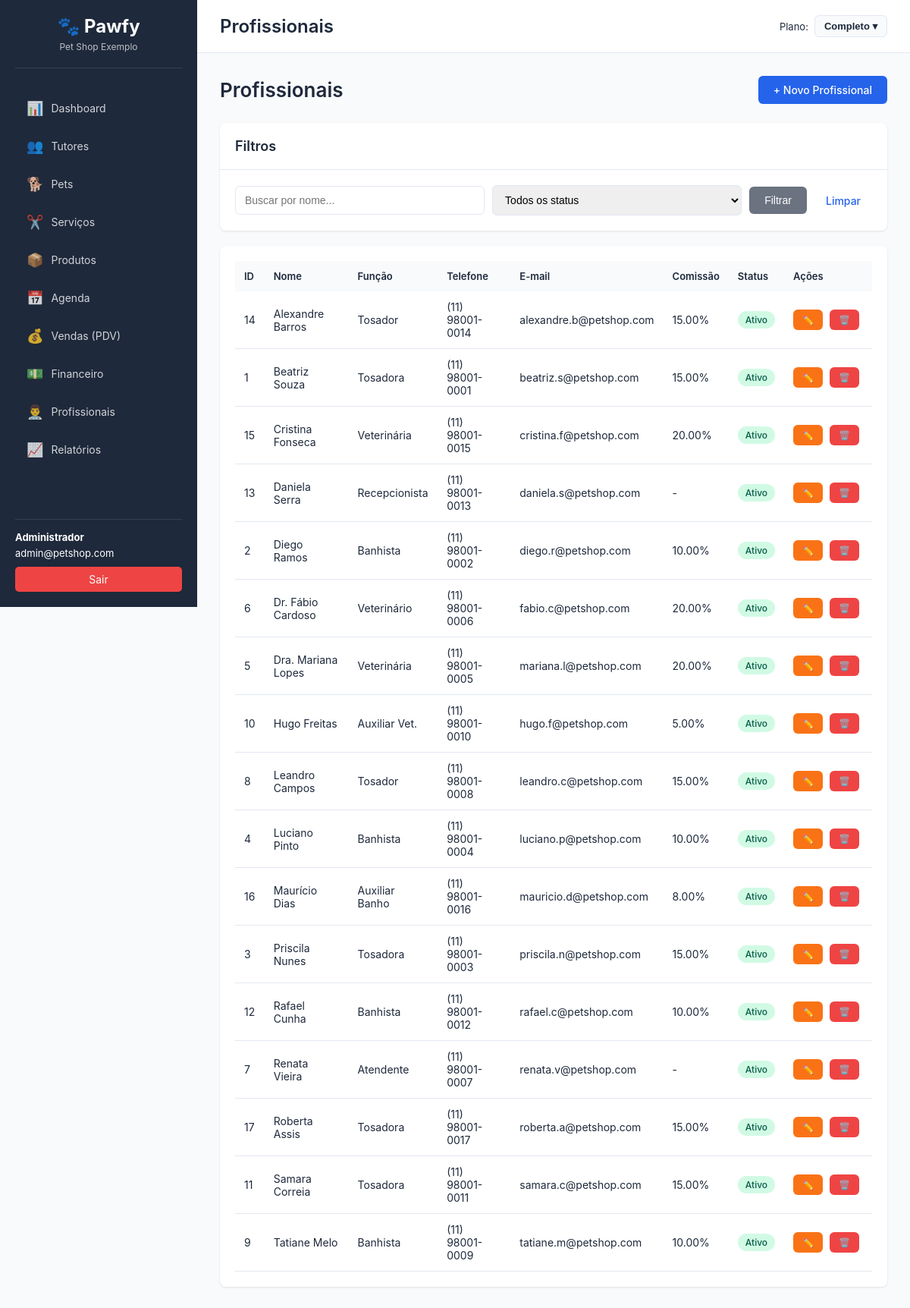
Screenshot of /?page=profissionais (signed in) with the database file from the repository.
### tables this page shows
CREATE TABLE IF NOT EXISTS profissionais (
    id INT AUTO_INCREMENT PRIMARY KEY,
    company_id INT NOT NULL,
    nome VARCHAR(255) NOT NULL,
    funcao VARCHAR(100),
    telefone VARCHAR(20),
    email VARCHAR(255),
    comissao DECIMAL(5,2) DEFAULT 0 COMMENT 'Percentual de comissão',
    tipo_comissao ENUM('percentual', 'valor_fixo') DEFAULT 'percentual',
    status ENUM('ativo', 'inativo') DEFAULT 'ativo',
    data_criacao TIMESTAMP DEFAULT CURRENT_TIMESTAMP,
    data_atualizacao TIMESTAMP DEFAULT CURRENT_TIMESTAMP ON UPDATE CURRENT_TIMESTAMP,
    FOREIGN KEY (company_id) REFERENCES companies(id) ON DELETE CASCADE,
    INDEX idx_company (company_id),
    INDEX idx_nome (nome)
);

### database/connection.php (called while the page is built, shortened)
<?php
require_once __DIR__ . '/../config/config.php';
class Database {
    private static $instance = null;
    private $connection;
    private function __construct() {
        try {
            $dsn = "mysql:host=" . DB_HOST . ";dbname=" . DB_NAME . ";charset=" . DB_CHARSET;
            $options = [
                PDO::ATTR_ERRMODE => PDO::ERRMODE_EXCEPTION,
                PDO::ATTR_DEFAULT_FETCH_MODE => PDO::FETCH_ASSOC,
                PDO::ATTR_EMULATE_PREPARES => false,
                PDO::MYSQL_ATTR_INIT_COMMAND => "SET NAMES " . DB_CHARSET
            ];
            $this->connection = new PDO($dsn, DB_USER, DB_PASS, $options);
        } catch (PDOException $e) {
            die("Erro na conexão com o banco de dados: " . $e->getMessage());
        }
    }
    public static function getInstance() {
        if (self::$instance === null) {
            self::$instance = new self();
        }
        return self::$instance;
    }
    public function query($sql, $params = []) {
        try {
            $stmt = $this->connection->prepare($sql);
            $stmt->execute($params);
            return $stmt->fetchAll();
        } catch (PDOException $e) {
            error_log("Erro na query: " . $e->getMessage());
            return false;
        }
    }
}

### config/config.php (called while the page is built, shortened)
<?php
function getCompanyId() {
    return $_SESSION['company_id'] ?? null;
}

### classes/Profissional.class.php (called while the page is built, shortened)
<?php
require_once __DIR__ . '/../database/connection.php';
class Profissional {
    private $db;
    private $company_id;
    public function __construct($company_id = null) {
        $this->db = Database::getInstance();
        $this->company_id = $company_id ?? getCompanyId();
    }
    public function getAll($filtros = []) {
        $sql = "SELECT * FROM profissionais WHERE company_id = :company_id";
        $params = [':company_id' => $this->company_id];
        $sql .= " ORDER BY nome ASC";
        return $this->db->query($sql, $params);
    }
}

### views/profissionais/list.php (the view, shortened to what this page needs)
<div class="page-header">
    <h2>Profissionais</h2>
    <a href="?page=profissionais&action=create" class="btn btn-primary">+ Novo Profissional</a>
</div>
<div class="card">
    <div class="card-header"><h3>Filtros</h3></div>
    <div class="card-body">
        <form method="GET" class="form-inline">
            <input type="text" name="nome" placeholder="Buscar por nome..." value="<?= htmlspecialchars($_GET['nome'] ?? '') ?>" class="form-control">
            <select name="status" class="form-control">
                <option value="">Todos os status</option>
            </select>
            <button type="submit" class="btn btn-secondary">Filtrar</button>
            <a href="?page=profissionais&action=list" class="btn btn-link">Limpar</a>
        </form>
    </div>
</div>
<div class="card">
    <div class="card-body">
        <?php if (empty($profissionais)): ?>
            <p class="text-center">Nenhum profissional cadastrado.</p>
        <?php else: ?>
        <table class="table">
            <thead>
                <tr>
                    <th>ID</th><th>Nome</th><th>Função</th><th>Telefone</th><th>E-mail</th>
                    <th>Comissão</th><th>Status</th><th>Ações</th>
                </tr>
            </thead>
            <tbody>
                <?php foreach ($profissionais as $p): ?>
                <tr>
                    <td><?= $p['id'] ?></td>
                    <td><?= htmlspecialchars($p['nome']) ?></td>
                    <td><?= htmlspecialchars($p['funcao'] ?? '-') ?></td>
                    <td><?= htmlspecialchars($p['telefone'] ?? '-') ?></td>
                    <td><?= htmlspecialchars($p['email'] ?? '-') ?></td>
                    <td>
                        <?php if ($p['comissao'] > 0): ?>
                            <?= $p['comissao'] ?><?= $p['tipo_comissao'] == 'percentual' ? '%' : ' R$/serviço' ?>
                        <?php else: ?>
                            -
                        <?php endif; ?>
                    </td>
                    <td>
                        <span class="badge badge-<?= $p['status'] == 'ativo' ? 'success' : 'danger' ?>">
                            <?= ucfirst($p['status']) ?>
                        </span>
                    </td>
                    <td class="actions">
                        <a href="?page=profissionais&action=edit&id=<?= $p['id'] ?>" class="btn btn-sm btn-warning" title="Editar">✏️</a>
                        <a href="?page=profissionais&action=delete&id=<?= $p['id'] ?>" class="btn btn-sm btn-danger" title="Excluir" onclick="return confirm('Tem certeza que deseja excluir este profissional?')">🗑️</a>
                    </td>
                </tr>
                <?php endforeach; ?>
            </tbody>
        </table>
        <?php endif; ?>
    </div>
</div>
<?php
include __DIR__ . '/../template.php';
?>

### public/css/style.css (style rules this page uses)
:root { --primary-color: #2563EB; --secondary-color: #F97316; --success-color: #10B981; --danger-color: #EF4444; --warning-color: #F97316; --info-color: #2563EB; --dark-color: #1E293B; --light-color: #F8FAFC; --border-color: #E2E8F0; --text-color: #1E293B; --sidebar-width: 260px; }
* { margin: 0; padding: 0; box-sizing: border-box; }
body { font-family: -apple-system, BlinkMacSystemFont, 'Segoe UI', Roboto, 'Helvetica Neue', Arial, sans-serif; font-size: 14px; color: var(--text-color); background-color: #F8FAFC; }
.card { background-color: white; border-radius: 8px; box-shadow: 0 1px 3px rgba(0, 0, 0, 0.1); margin-bottom: 20px; }
.card-header { padding: 20px; border-bottom: 1px solid var(--border-color); display: flex; justify-content: space-between; align-items: center; }
.card-header h3 { font-size: 18px; font-weight: 600; }
.card-body { padding: 20px; }
.table { width: 100%; border-collapse: collapse; }
.table thead { background-color: var(--light-color); }
.table th { padding: 12px; text-align: left; font-weight: 600; font-size: 13px; color: var(--text-color); }
.table td { padding: 12px; border-bottom: 1px solid var(--border-color); }
.btn { display: inline-block; padding: 10px 20px; border-radius: 6px; text-decoration: none; border: none; cursor: pointer; font-size: 14px; font-weight: 500; transition: all 0.3s; }
.btn-primary { background-color: var(--primary-color); color: white; }
.btn-secondary { background-color: #6B7280; color: white; }
.btn-warning { background-color: var(--warning-color); color: white; }
.btn-danger { background-color: var(--danger-color); color: white; }
.btn-sm { padding: 6px 12px; font-size: 12px; }
.btn-link { background: none; color: var(--primary-color); padding: 10px 15px; }
.form-control { width: 100%; padding: 10px 12px; border: 1px solid var(--border-color); border-radius: 6px; font-size: 14px; transition: all 0.3s; }
.form-inline { display: flex; gap: 10px; align-items: center; }
.form-inline .form-control { width: auto; flex: 1; }
.badge { display: inline-block; padding: 4px 10px; border-radius: 12px; font-size: 12px; font-weight: 500; }
.badge-success { background-color: #D1FAE5; color: #065F46; }
.page-header { display: flex; justify-content: space-between; align-items: center; margin-bottom: 25px; }
.page-header h2 { font-size: 26px; font-weight: 600; }
.actions { white-space: nowrap; }
.actions .btn { margin-right: 5px; }

### rows the page displays
profissionais: id "14", nome "Alexandre Barros", funcao "Tosador", telefone "(11) 98001-0014", email "alexandre.b@petshop.com", comissao "15.00", status "Ativo"
profissionais: id "1", nome "Beatriz Souza", funcao "Tosadora", telefone "(11) 98001-0001", email "beatriz.s@petshop.com", comissao "15.00", status "Ativo"
profissionais: id "15", nome "Cristina Fonseca", funcao "Veterinária", telefone "(11) 98001-0015", email "cristina.f@petshop.com", comissao "20.00", status "Ativo"
profissionais: id "13", nome "Daniela Serra", funcao "Recepcionista", telefone "(11) 98001-0013", email "daniela.s@petshop.com", status "Ativo"
profissionais: id "2", nome "Diego Ramos", funcao "Banhista", telefone "(11) 98001-0002", email "diego.r@petshop.com", comissao "10.00", status "Ativo"
profissionais: id "6", nome "Dr. Fábio Cardoso", funcao "Veterinário", telefone "(11) 98001-0006", email "fabio.c@petshop.com", comissao "20.00", status "Ativo"
profissionais: id "5", nome "Dra. Mariana Lopes", funcao "Veterinária", telefone "(11) 98001-0005", email "mariana.l@petshop.com", comissao "20.00", status "Ativo"
profissionais: id "10", nome "Hugo Freitas", funcao "Auxiliar Vet.", telefone "(11) 98001-0010", email "hugo.f@petshop.com", comissao "5.00", status "Ativo"
profissionais: id "8", nome "Leandro Campos", funcao "Tosador", telefone "(11) 98001-0008", email "leandro.c@petshop.com", comissao "15.00", status "Ativo"
profissionais: id "4", nome "Luciano Pinto", funcao "Banhista", telefone "(11) 98001-0004", email "luciano.p@petshop.com", comissao "10.00", status "Ativo"
profissionais: id "16", nome "Maurício Dias", funcao "Auxiliar Banho", telefone "(11) 98001-0016", email "mauricio.d@petshop.com", comissao "8.00", status "Ativo"
profissionais: id "3", nome "Priscila Nunes", funcao "Tosadora", telefone "(11) 98001-0003", email "priscila.n@petshop.com", comissao "15.00", status "Ativo"
profissionais: id "12", nome "Rafael Cunha", funcao "Banhista", telefone "(11) 98001-0012", email "rafael.c@petshop.com", comissao "10.00", status "Ativo"
profissionais: id "7", nome "Renata Vieira", funcao "Atendente", telefone "(11) 98001-0007", email "renata.v@petshop.com", status "Ativo"
profissionais: id "17", nome "Roberta Assis", funcao "Tosadora", telefone "(11) 98001-0017", email "roberta.a@petshop.com", comissao "15.00", status "Ativo"
profissionais: id "11", nome "Samara Correia", funcao "Tosadora", telefone "(11) 98001-0011", email "samara.c@petshop.com", comissao "15.00", status "Ativo"
profissionais: id "9", nome "Tatiane Melo", funcao "Banhista", telefone "(11) 98001-0009", email "tatiane.m@petshop.com", comissao "10.00", status "Ativo"

### other values shown
$_SESSION['company_name'] "Pet Shop Exemplo"
$_SESSION['user_name'] "Administrador"
$_SESSION['user_email'] "admin@petshop.com"
$page_title "Profissionais"
PLANOS[$_SESSION['plano'] ?? 'completo']['nome'] "Completo"
